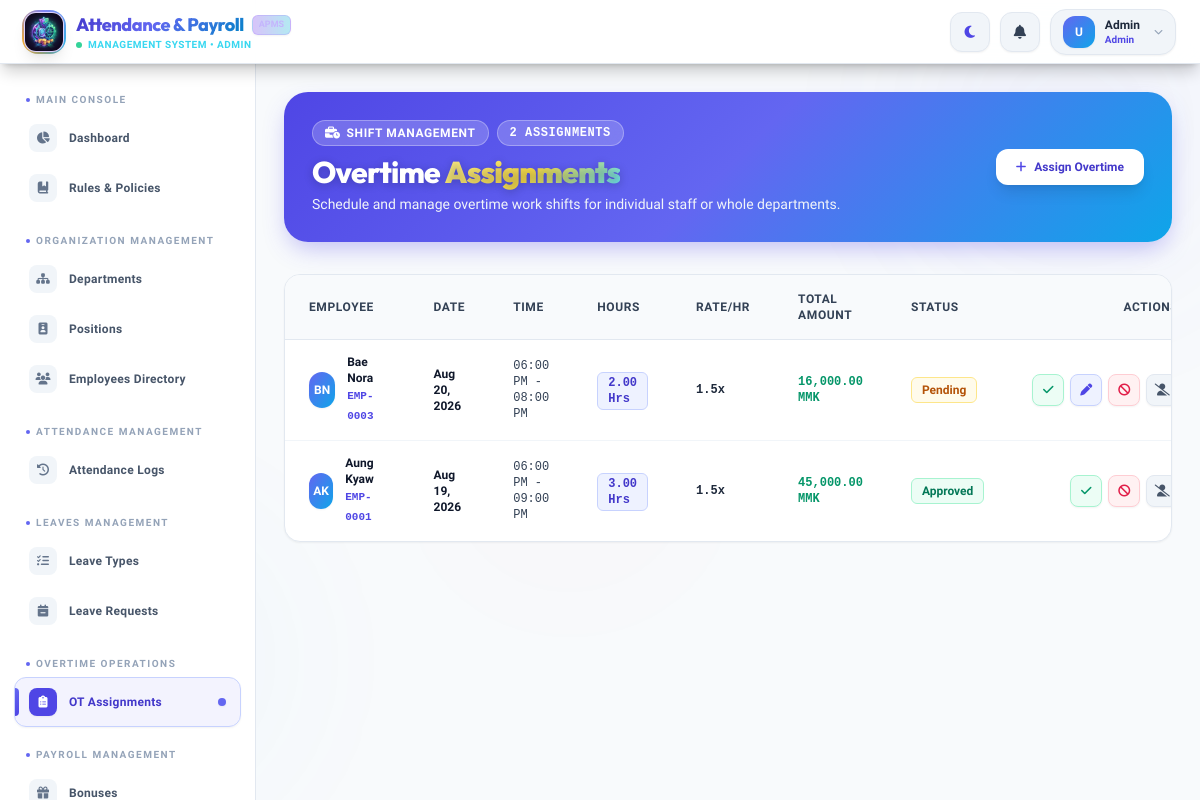
The app's page /admin/overtime_assignments (signed in), older data.
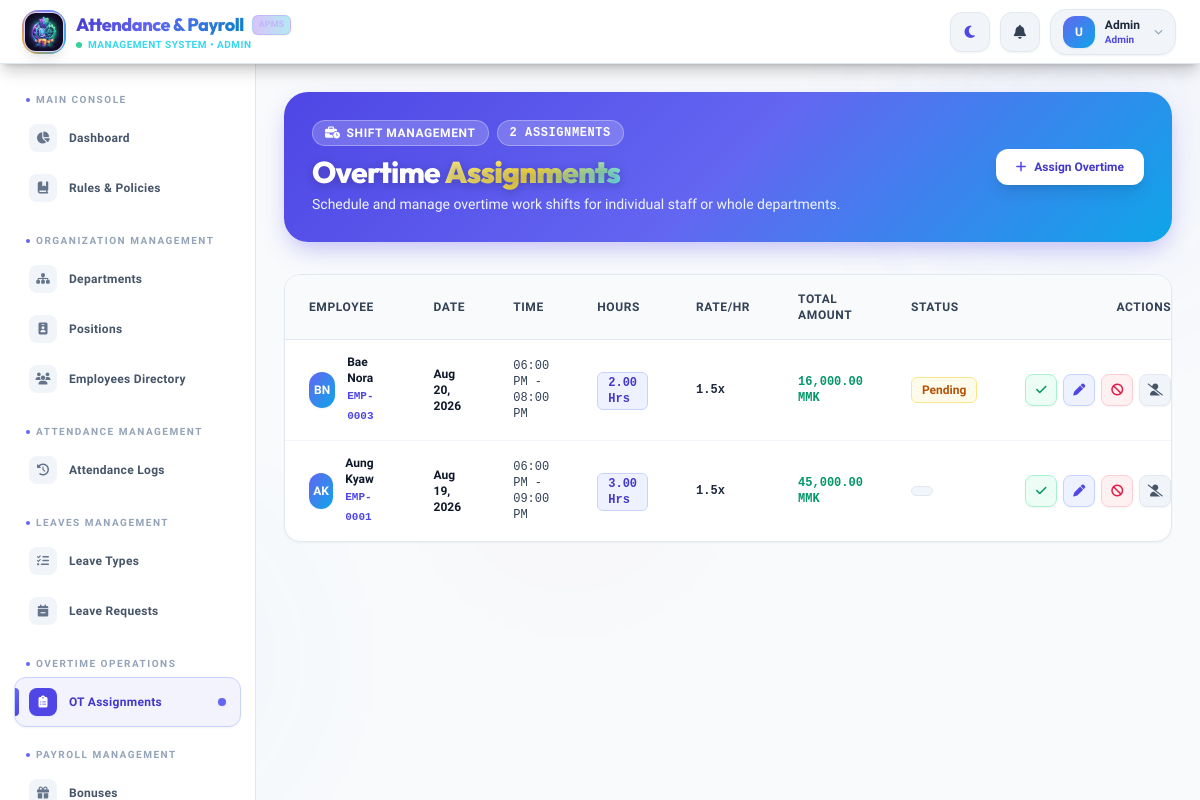
The same page, newer data.
### tables this page shows
CREATE TABLE `overtimeassign` ( 
   `OvertimeID` int NOT NULL AUTO_INCREMENT, 
   `EmpID` int NOT NULL, 
   `OvertimeDate` date NOT NULL, 
   `StartTime` datetime DEFAULT NULL, 
   `EndTime` datetime DEFAULT NULL, 
   `TotalHours` decimal(5,2) NOT NULL DEFAULT '0.00', 
   `RateMultiplier` decimal(3,2) NOT NULL DEFAULT '1.00', 
   `OTAmount` decimal(12,2) NOT NULL DEFAULT '0.00', 
   `Status` enum('Pending','Accepted','Rejected','InProgress','Completed','NoOT','Cancelled','No Show') NOT NULL DEFAULT 'Pending', 
   `ApprovedBy` varchar(100) DEFAULT NULL, 
   `updated_at` timestamp DEFAULT CURRENT_TIMESTAMP ON UPDATE CURRENT_TIMESTAMP,
   PRIMARY KEY (`OvertimeID`), 
   KEY `idx_overtime_emp` (`EmpID`), 
   KEY `idx_overtime_date` (`OvertimeDate`), 
   CONSTRAINT `fk_overtime_employee` FOREIGN KEY (`EmpID`) REFERENCES `employee` (`EmpID`) ON DELETE CASCADE ON UPDATE CASCADE 
 );

CREATE TABLE `employee` (
  `EmpID` int NOT NULL AUTO_INCREMENT,
  `FirstName` varchar(100) NOT NULL,
  `LastName` varchar(100) NOT NULL,
  `Gender` enum('Male','Female','Other') NOT NULL DEFAULT 'Other',
  `Email` varchar(255) NOT NULL,
  `Password` varchar(255) NOT NULL,
  `PhoneNumber` varchar(30) NOT NULL,
  `Address` text NOT NULL,
  `PositionID` int NOT NULL,
  `JoinDate` date NOT NULL,
  `Status` enum('Active','Inactive') NOT NULL DEFAULT 'Active',
  `ProfilePhoto` varchar(255) DEFAULT NULL,
  `PasswordResetRequest` tinyint(1) NOT NULL DEFAULT '0',
  `is_first_login` tinyint(1) NOT NULL DEFAULT '1',
  PRIMARY KEY (`EmpID`),
  UNIQUE KEY `uq_emp_email` (`Email`),
  KEY `idx_employee_position` (`PositionID`),
  KEY `idx_employee_status` (`Status`),
  CONSTRAINT `fk_employee_position` FOREIGN KEY (`PositionID`) REFERENCES `position` (`PositionID`) ON DELETE RESTRICT ON UPDATE CASCADE
);

### views/admin/overtime_assignments.php (the view, shortened to what the rows shown need)
<div class="relative overflow-hidden rounded-3xl bg-gradient-to-r from-indigo-600 via-violet-600 to-cyan-600 p-6 lg:p-7 mb-8 shadow-xl" data-aos="fade-down">
    <div class="relative z-10 flex flex-col sm:flex-row items-start sm:items-center justify-between gap-4">
        <div>
            <h1 class="text-2xl sm:text-3xl font-extrabold text-white tracking-tight font-outfit">
                Overtime <span class="gradient-text">Assignments</span>
            </h1>
        </div>
    </div>
</div>
<div class="bg-white dark:bg-slate-800 rounded-2xl shadow-sm border border-slate-200 dark:border-slate-700 overflow-hidden mb-8" data-aos="fade-up" data-aos-delay="50">
    <div class="overflow-x-auto">
        <table class="w-full text-sm text-left text-slate-600 dark:text-slate-300">
            <thead class="text-xs uppercase bg-slate-50 dark:bg-slate-900/80 text-slate-700 dark:text-slate-300 border-b border-slate-200 dark:border-slate-700 font-bold tracking-wider">
                <tr>
                    <th scope="col" class="px-6 py-4">Employee</th>
                    <th scope="col" class="px-6 py-4">Date</th>
                    <th scope="col" class="px-6 py-4">Time</th>
                    <th scope="col" class="px-6 py-4">Hours</th>
                    <th scope="col" class="px-6 py-4">Rate/Hr</th>
                    <th scope="col" class="px-6 py-4">Total Amount</th>
                    <th scope="col" class="px-6 py-4">Status</th>
                    <th scope="col" class="px-6 py-4 text-right">Actions</th>
                </tr>
            </thead>
            <tbody class="divide-y divide-slate-100 dark:divide-slate-700/60">
                <?php if(empty($data['assignments'])): ?>
                    <tr class="bg-white dark:bg-slate-800">
                        <td colspan="8" class="px-6 py-12 text-center text-slate-500 dark:text-slate-400">
                            <div class="w-14 h-14 mx-auto bg-slate-100 dark:bg-slate-700 rounded-2xl flex items-center justify-center mb-3 text-indigo-500">
                                <i class="fa-solid fa-business-time text-2xl"></i>
                            </div>
                            <p class="font-bold text-slate-900 dark:text-white text-sm">No overtime assignments found</p>
                        </td>
                    </tr>
                <?php else: ?>
                    <?php foreach($data['assignments'] as $ot): ?>
                    <tr class="hover:bg-slate-50/80 dark:hover:bg-slate-700/40 transition-colors group">
                        <td class="px-6 py-3.5">
                            <div class="flex items-center gap-3">
                                <div class="w-9 h-9 rounded-full bg-gradient-to-br from-indigo-500 to-sky-500 text-white flex items-center justify-center font-bold text-xs shadow-sm">
                                    <?= strtoupper(substr($ot['FirstName'],0,1) . substr($ot['LastName'],0,1)) ?>
                                </div>
                                <div>
                                    <div class="font-bold text-slate-900 dark:text-white text-xs"><?= htmlspecialchars($ot['FirstName'] . ' ' . $ot['LastName']) ?></div>
                                    <div class="text-[11px] text-indigo-600 dark:text-sky-400 font-mono font-semibold">EMP-<?= str_pad($ot['EmpID'], 4, '0', STR_PAD_LEFT) ?></div>
                                </div>
                            </div>
                        </td>
                        <td class="px-6 py-3.5 font-semibold text-slate-900 dark:text-white text-xs">
                            <?= date('M j, Y', strtotime($ot['OvertimeDate'])) ?>
                        </td>
                        <td class="px-6 py-3.5 font-mono text-xs text-slate-700 dark:text-slate-300">
                            <?php if ($ot['StartTime'] && $ot['EndTime']): ?>
                                <?= date('h:i A', strtotime($ot['StartTime'])) ?> - <?= date('h:i A', strtotime($ot['EndTime'])) ?>
                            <?php else: ?>
                                <span class="text-slate-400 italic">N/A</span>
                            <?php endif; ?>
                        </td>
                        <td class="px-6 py-3.5">
                            <span class="inline-flex items-center px-2.5 py-0.5 rounded-md text-xs font-bold font-mono bg-indigo-50 text-indigo-700 border border-indigo-200 dark:bg-indigo-950/50 dark:text-indigo-300 dark:border-indigo-800">
                                <?= $ot['TotalHours'] ?> Hrs
                            </span>
                        </td>
                        <td class="px-6 py-3.5 font-mono font-semibold text-xs text-slate-800 dark:text-slate-200">
                            <?= number_format($ot['RateMultiplier'], 1) ?>x
                        </td>
                        <td class="px-6 py-3.5 font-mono font-bold text-emerald-600 dark:text-emerald-400 text-xs">
                            <?= number_format($ot['OTAmount'], 2) ?> MMK
                        </td>
                        <td class="px-6 py-3.5">
                            <?php
                                $statusColors = [
                                    'Pending' => 'bg-amber-50 text-amber-700 border-amber-200 dark:bg-amber-950/50 dark:text-amber-300 dark:border-amber-800',
                                    'Assigned' => 'bg-sky-50 text-sky-700 border-sky-200 dark:bg-sky-950/50 dark:text-sky-300 dark:border-sky-800',
                                    'Accepted' => 'bg-indigo-50 text-indigo-700 border-indigo-200 dark:bg-indigo-950/50 dark:text-indigo-300 dark:border-indigo-800',
                                    'Rejected' => 'bg-rose-50 text-rose-700 border-rose-200 dark:bg-rose-950/50 dark:text-rose-300 dark:border-rose-800',
                                    'InProgress' => 'bg-amber-50 text-amber-700 border-amber-200 dark:bg-amber-950/50 dark:text-amber-300 dark:border-amber-800',
                                    'In Progress' => 'bg-amber-50 text-amber-700 border-amber-200 dark:bg-amber-950/50 dark:text-amber-300 dark:border-amber-800',
                                    'Completed' => 'bg-teal-50 text-teal-700 border-teal-200 dark:bg-teal-950/50 dark:text-teal-300 dark:border-teal-800',
                                    'Approved' => 'bg-emerald-50 text-emerald-700 border-emerald-200 dark:bg-emerald-950/50 dark:text-emerald-300 dark:border-emerald-800',
                                    'NoOT' => 'bg-slate-100 text-slate-700 border-slate-200 dark:bg-slate-700 dark:text-slate-300 dark:border-slate-600',
                                    'No OT' => 'bg-slate-100 text-slate-700 border-slate-200 dark:bg-slate-700 dark:text-slate-300 dark:border-slate-600',
                                    'No Show' => 'bg-slate-100 text-slate-700 border-slate-200 dark:bg-slate-700 dark:text-slate-300 dark:border-slate-600',
                                    'Cancelled' => 'bg-rose-50 text-rose-700 border-rose-200 dark:bg-rose-950/50 dark:text-rose-300 dark:border-rose-800'
                                ];
                                $st = $ot['Status'] ?? 'Pending';
                                $colorClass = $statusColors[$st] ?? 'bg-slate-100 text-slate-700 border-slate-200 dark:bg-slate-700 dark:text-slate-300 dark:border-slate-600';
                            ?>
                            <span class="inline-flex items-center px-2.5 py-1 rounded-md text-xs font-bold border <?= $colorClass ?>">
                                <?php
                                    if ($st === 'NoOT') echo 'No OT';
                                    elseif ($st === 'InProgress') echo 'In Progress';
                                    else echo htmlspecialchars($st);
                                ?>
                            </span>
                        </td>
                        <td class="px-6 py-3.5 text-right">
                            <div class="flex items-center justify-end gap-1.5">
                                <?php if (!in_array($ot['Status'] ?? 'Pending', ['Completed', 'Cancelled', 'No Show', 'NoOT', 'No OT', 'Rejected'])): ?>
                                    <form action="/payrollsystem/admin/overtime_assignments" method="POST" class="inline m-0 p-0" onsubmit="return confirm('Approve this overtime assignment as Completed?');">
                                        <button type="submit" class="w-8 h-8 rounded-lg bg-emerald-50 text-emerald-600 hover:bg-emerald-100 dark:bg-emerald-950/50 dark:text-emerald-400 dark:hover:bg-emerald-900/60 border border-emerald-200 dark:border-emerald-800 flex items-center justify-center transition-colors shadow-sm" title="Approve as Completed">
                                            <i class="fa-solid fa-check text-xs"></i>
                                        </button>
                                    </form>
                                <?php endif; ?>
                                <?php if (!in_array($ot['Status'] ?? 'Pending', ['Approved', 'Completed', 'Cancelled', 'No Show', 'NoOT', 'No OT'])): ?>
                                <button onclick="editModal(<?= htmlspecialchars(json_encode($ot)) ?>)" class="w-8 h-8 rounded-lg bg-indigo-50 text-indigo-600 hover:bg-indigo-100 dark:bg-indigo-950/50 dark:text-indigo-400 dark:hover:bg-indigo-900/60 border border-indigo-200 dark:border-indigo-800 flex items-center justify-center transition-colors shadow-sm" title="Edit">
                                    <i class="fa-solid fa-pen text-xs"></i>
                                </button>
                                <?php endif; ?>
                                <?php if (!in_array($ot['Status'] ?? 'Pending', ['Completed', 'Cancelled', 'No Show', 'NoOT', 'No OT', 'Rejected'])): ?>
                                <form action="/payrollsystem/admin/overtime_assignments" method="POST" class="inline m-0 p-0" onsubmit="return confirm('Cancel this assignment?');">
                                    <button type="submit" class="w-8 h-8 rounded-lg bg-rose-50 text-rose-600 hover:bg-rose-100 dark:bg-rose-950/50 dark:text-rose-400 dark:hover:bg-rose-900/60 border border-rose-200 dark:border-rose-800 flex items-center justify-center transition-colors shadow-sm" title="Cancel">
                                        <i class="fa-solid fa-ban text-xs"></i>
                                    </button>
                                </form>
                                <form action="/payrollsystem/admin/overtime_assignments" method="POST" class="inline m-0 p-0" onsubmit="return confirm('Mark this assignment as No Show?');">
                                    <button type="submit" class="w-8 h-8 rounded-lg bg-slate-100 text-slate-600 hover:bg-slate-200 dark:bg-slate-700 dark:text-slate-300 dark:hover:bg-slate-600 border border-slate-200 dark:border-slate-600 flex items-center justify-center transition-colors shadow-sm" title="No Show">
                                        <i class="fa-solid fa-user-slash text-xs"></i>
                                    </button>
                                </form>
                                <?php endif; ?>
                            </div>
                        </td>
                    </tr>
                    <?php endforeach; ?>
                <?php endif; ?>
            </tbody>
        </table>
    </div>
</div>

Row changes from the older to the newer data that the page shows:
changed overtimeassign "Aug 19, 2026": Status "Approved" → (not shown)
